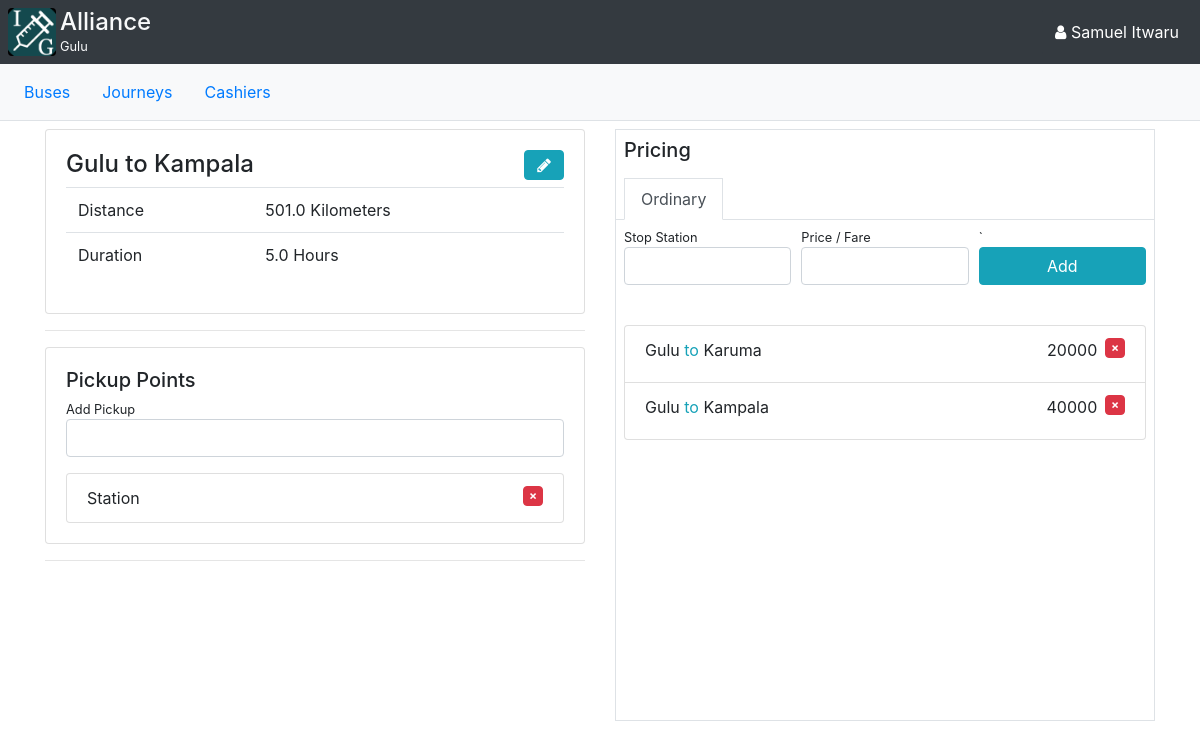
The page /journey/1 (signed in) on the database as committed earlier.
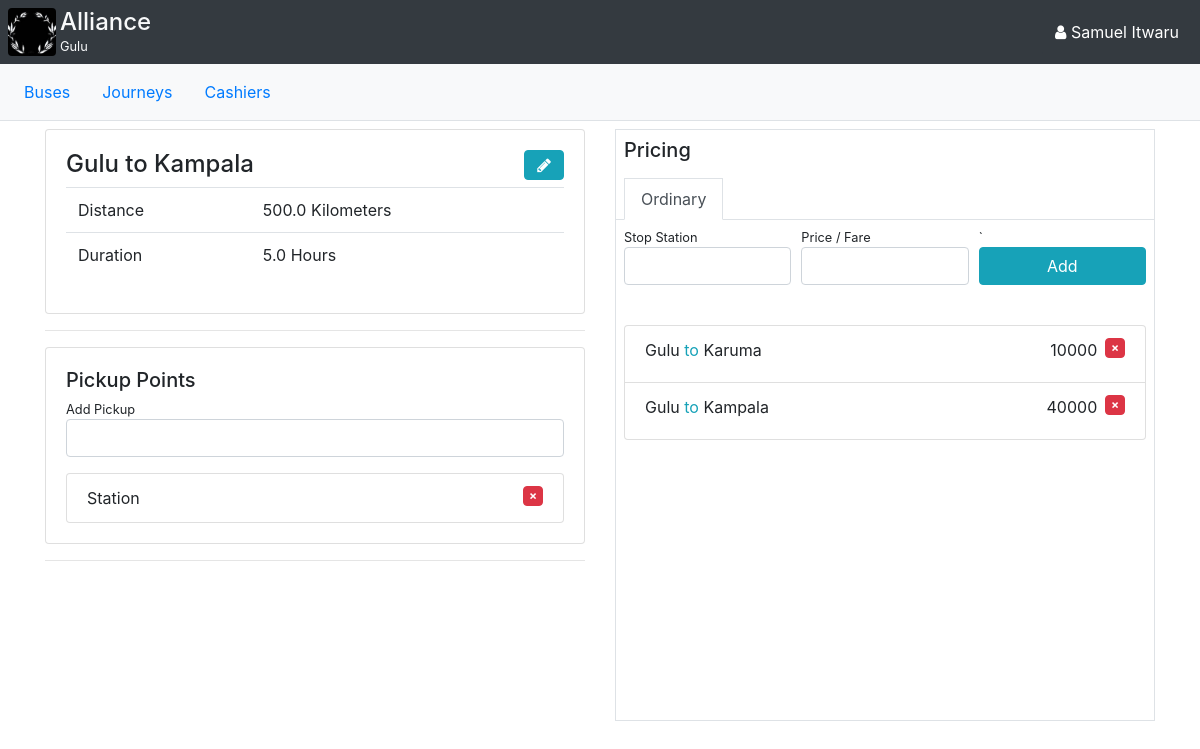
The same page on the database as committed later.
### app/models/models.py (models this page shows, shortened)
class Company(db.Model):
    id = db.Column(db.Integer, primary_key=True)
    name = db.Column(db.String(64))
    logo = db.Column(db.String(64))
    branches = db.relationship("Branch", backref="company")
    buses = db.relationship("Bus", backref="company")
    statuses = db.relationship("Status", backref="company")
    def __str__(self):
        return self.name

class Branch(db.Model):
    id = db.Column(db.Integer, primary_key=True)
    name = db.Column(db.String(64))
    location = db.Column(db.String(64))
    company_id = db.Column(db.Integer, db.ForeignKey("company.id"))
    journeys = db.relationship("Journey", backref="branch")
    members = db.relationship("Profile", backref="branch")
    def __str__(self):
        return self.name

class Profile(db.Model):
    id = db.Column(db.Integer, primary_key=True)
    first_name = db.Column(db.String(64))
    last_name = db.Column(db.String(64))
    telephone = db.Column(db.String(16))
    is_admin = db.Column(db.Boolean())
    is_manager = db.Column(db.Boolean())
    is_cashier = db.Column(db.Boolean())
    branch_id = db.Column(db.Integer, db.ForeignKey("branch.id"))
    user_id = db.Column(db.Integer, db.ForeignKey("user.id", ondelete="CASCADE"))
    def display_name(self):
        return f"{self.first_name} {self.last_name}"

class Journey(db.Model):
    id = db.Column(db.Integer, primary_key=True)
    from_ = db.Column(db.String(64))
    to = db.Column(db.String(64))
    distance = db.Column(db.Float)
    duration = db.Column(db.Float)
    branch_id = db.Column(db.Integer, db.ForeignKey("branch.id"))
    buses = db.relationship("Bus", backref="journey")
    pickups = db.relationship("Pickup", backref="journey")
    pricings = db.relationship("Pricing", backref="journey")

class Pickup(db.Model):
    id = db.Column(db.Integer, primary_key=True)
    name = db.Column(db.String(64))
    journey_id = db.Column(db.Integer, db.ForeignKey("journey.id"))
    def __str__(self):
        return self.name

class Status(db.Model):
    id = db.Column(db.Integer, primary_key=True)
    name = db.Column(db.String(64))
    default = db.Column(db.Boolean, default=False)
    company_id = db.Column(db.Integer, db.ForeignKey("company.id"))
    pricings = db.relationship("Pricing", backref="status")
    buses = db.relationship("Bus", backref="status")
    def __str__(self):
        return self.name

class Pricing(db.Model):
    id = db.Column(db.Integer, primary_key=True)
    stop = db.Column(db.String(64))
    price = db.Column(db.Integer)
    status_id = db.Column(db.Integer, db.ForeignKey("status.id"))
    journey_id = db.Column(db.Integer, db.ForeignKey("journey.id"))

### app/WEB/views/journey.py (the view)
@journey_bp.route("/<int:journey_id>")
def get_journey(journey_id):
	branch = get_current_branch()
	journey = Journey.query.get(journey_id)
	statuses = branch.company.statuses
	create_pickup_form = CreatePickupForm()
	create_pricing_form = CreatePricingForm()
	update_journey_form = UpdateJourneyForm(obj=journey)
	return render_template("journey/journey.html", journey=journey, create_pickup_form=create_pickup_form, create_pricing_form=create_pricing_form, statuses=statuses, update_journey_form=update_journey_form)

### app/WEB/forms/pickup.py
class CreatePickupForm(FlaskForm):
    name = StringField("Add Pickup", validators=[DataRequired(), unique_create_name])
    submit = SubmitField('Save')
    def __init__(self, *args, **kwargs):
    	super().__init__(*args, **kwargs)

### app/WEB/forms/pricing.py
class CreatePricingForm(FlaskForm):
    stop = StringField("Stop Station", validators=[DataRequired()])
    price = IntegerField("Price / Fare", validators=[DataRequired()])
    submit = SubmitField('Add')
    def __init__(self, *args, **kwargs):
    	super().__init__(*args, **kwargs)

### app/WEB/context_processors.py (called while the page is built)
@app.context_processor
def company():
	if current_user.is_authenticated:
		branch = current_user.profile.branch
		if branch:
			return {
				"branch": branch,
				"company": branch.company,
			}
	return {}

### app/models/models.py (called while the page is built)
    def __str__(self):
        return self.profile.display_name()

### app/setup.py (called while the page is built)
@login_manager.user_loader
def load_user(user_id):
	return User.query.get(user_id)

### app/utils.py (called while the page is built)
def get_current_branch():
	return  current_user.profile.branch

### app/templates/journey/journey.html (shortened to what this page needs)
 {% extends 'index/manager-base.html' %}
{% block content %}
	<div class="container">
		<div class="row pt-2">
			<div class="col-md-6">
				<div class="card">
					<div class="card-body">
						<h4>
							{{journey.from_}} to {{journey.to}}
							<button class="btn btn-info float-right" data-toggle="modal" data-target="#updateJourneyModal"><span class="fa fa-pencil"></span></button>
						</h4>
						<table class="table">
							<tbody>
								<tr>
									<td>Distance</td>
									<td>{{journey.distance}} Kilometers</td>
								</tr>
								<tr>
									<td>Duration</td>
									<td>{{journey.duration}} Hours</td>
								</tr>
							</tbody>
						</table>
					</div>
				</div>
				<hr>
				{% include 'pickup/pickups.html' %}
				<hr>
			</div>
			<div class="col-md-6">
				{% include 'pricing/pricings.html' %}
			</div>
		</div>
	</div>
{% endblock %}

### app/templates/index/manager-base.html (shortened to what this page needs)
{% extends 'base.html' %}
{% block body %}
	<body>
		<div class="bg-dark d-flex p-2">
			<div class="flex-fill d-flex">
				<img class="img-fluid rounded" style="width: 3rem;" src="{{url_for('company.get_company_logo', logoname=company.logo)}}" />
				<div class="text-light px-1">
					<h4 class="text-light m-0">{{company}}</h4>
					<small>{{branch}}</small>
				</div>
            </div>
            <button type="button" class="btn btn-dark" data-toggle="dropdown">
				<span class="fa fa-user"></span> {{current_user}}</span>
			</button>
		</div>
		{% block manager_navigation %}
		<nav class="navbar navbar-expand-lg navbar-light bg-light p-2 border-bottom fixed d-flex">
			<ul class="nav nav-pills">
				<li class="nav-item">
					<a class="nav-link {% block buses_active %}{% endblock %}" href="{{url_for('bus.get_buses')}}">Buses</a>
				</li>
				{% if current_user.profile.is_manager %}
				<li class="nav-item">
					<a class="nav-link {% block journeys_active %}{% endblock %}" href="{{url_for('journey.get_journeys')}}">Journeys</a>
				</li>
				<li class="nav-item">
					<a class="nav-link {% block cashiers_active %}{% endblock %}" href="{{url_for('profile.get_cashier_profiles')}}">Cashiers</a>
				</li>
				{% endif %}
			</ul>
		</nav>
		{% endblock %}
		{% block content %}
		{% endblock %}
	</body>
{% endblock %}

### app/templates/base.html (shortened to what this page needs)
<html>
	<head>
		<link rel="stylesheet" type="text/css" href="{{ url_for('static', filename='css/bootstrap.min.css') }}">
		<link rel="stylesheet" type="text/css" href="{{ url_for('static', filename='css/cropper.min.css') }}">
		<link rel="stylesheet" type="text/css" href="{{ url_for('static', filename='css/tempusdominus-bootstrap-4.min.css') }}">
		<link rel="stylesheet" type="text/css" href="{{ url_for('static', filename='css/style.css') }}">
		<link rel="stylesheet" type="text/css" href="{{ url_for('static', filename='css/font-awesome.min.css') }}">
	</head>
	<body>
		{% block body %}
		{% endblock %}
	</body>
</html>

### app/templates/journey/update-journey-modal.html (shortened to what this page needs)
{% from 'helpers.html' import render_string_field, render_select_field %}

### app/templates/helpers.html (shortened to what this page needs)
{% macro render_string_field(field) %}
	<div class='form-group'>
		<small>{{field.label.text}}</small>
		{% if field.errors %}
			{{ field(class="form-control is-invalid", **kwargs)|safe }}
			<div class="invalid-feedback">
				{% for error in field.errors %}
					{{ error }}
				{% endfor %}
			</div>
		{% else %}
		{{ field(class="form-control", **kwargs)|safe }}
		{% endif %}
	</div>
{% endmacro %}

### app/templates/pickup/pickups.html (shortened to what this page needs)
{% from 'helpers.html' import render_string_field %}
<div class="card btn-block">
	<div class="card-body">
		<h5>Pickup Points</h5>
		<form method="POST" action="{{ url_for('pickup.create_pickup', journey_id=journey.id) }}">
			{{ render_string_field (create_pickup_form.name) }}
		</form>
		<ul class="list-group">
		{% for pickup in journey.pickups %}
			<li class="list-group-item">
				{{pickup}}
				<form class="d-inline ajaxForm" method="GET" action="{{ url_for('pickup.delete_pickup', pickup_id=pickup.id) }}" data-patch-containers='["#deletePickupPatch"]' data-progress-container="#deletePickupPatch">
					<button class="btn btn-danger float-right badge badge-danger" data-toggle="modal" data-target="#deletePickupModal">&times;</button>
				</form>
			</li>
		{% else %}
			<p class="text-center text-muted">No pickups</p>
		{% endfor %}
		</ul>
	</div>
</div>

### app/templates/pricing/pricings.html
<div class="border">
	<h5 class="pt-2 px-2">Pricing</h5>
	{% if statuses|length %}
		{% with active_status=statuses|first %}
		{% include 'status/status-patch.html' %}
		{% endwith %}
	{% else %}
			<p class="p-2 text-muted">There are no registered pricing statuses</p>
	{% endif %}
</div>

### app/templates/status/status-patch.html (shortened to what this page needs)
{% from 'helpers.html' import render_string_field %}
<div class="tab-content" id="statusPatch">
	<ul class="nav nav-tabs bg-light pt-2 px-2 bg-white" role="tablist">
		{% for status in statuses %}
		<li class="nav-item">
			<form class="ajaxForm m-0" method="GET" data-patch-containers='["#statusPatch"]' data-progress-container="#pricingsProgressContainer" action="{{url_for('status.get_status', status_id=status.id)}}">
				<button class="nav-link rounded-0 {% if status==active_status %}active{% endif %}">{{status}}</button>
			</form>
		</li>
		{% endfor %}
	</ul>
	<div id="pricingsProgressContainer" style="min-height: 500;">
		<div class="tab-pane p-2 fade show active" id="home" role="tabpanel" aria-labelledby="home-tab">
			<form class="form-row" method="POST" action="{{url_for('pricing.create_pricing', journey_id=journey.id, status_id=active_status.id)}}">
				<div class="col-md-4">
					{{ render_string_field(create_pricing_form.stop) }}
				</div>
				<div class="col-md-4">
					{{ render_string_field(create_pricing_form.price, type="number") }}
				</div>
				<div class="form-group col-md-4">
					<small>`</small>
					{{ create_pricing_form.submit(class="btn btn-block btn-info") }}
				</div>
			</form>
		</div>
		{% with pricings=active_status.pricings %}
		<div class="px-2">
			<ul id="pricing-list" class="list-group">
				{% for pricing in pricings %}
				<li class="list-group-item d-flex">
					<label class="flex-fill">{{journey.from_}} <span class="text-info">to</span> {{pricing.stop}}</label>
					<form class="d-inline ajaxForm m-0" method="GET" action="{{ url_for('pricing.delete_pricing', pricing_id=pricing.id) }}" data-patch-containers='["#deletePricingPatch"]' data-progress-container="#deletePricingPatch">
						<label class="px-2">{{pricing.price}} </label>
						<button class="btn btn-danger float-right badge badge-danger" data-toggle="modal" data-target="#deletePricingModal">&times;</button>
					</form>
				</li>
				{% else %}
				<p class="text-muted text-center">There are no pricings for "{{active_status}}" status</p>
				{% endfor %}
			</ul>
		</div>
		{% endwith %}
	</div>
</div>

### app/static/css/style.css (style rules this page uses)
.fixed { position:sticky; top:0; z-index:1 }

Rows that differ between the two databases and show on the page:
changed Company "Alliance": logo: a different picture
changed Journey "Gulu": distance "501.0" → "500.0"
changed Pricing "Karuma": price "20000" → "10000"
